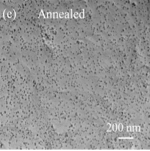
#> input picture sample_images/image-4.png, 150 x 151 px, found by its file name
$ python binarize.py
#> lines starting #> are read from the running program, lines starting #| are printed output that depends on the picture; after the words box and inside, x2 and y2 are one past the last pixel; in counts of white or black regions, pixels touching at a corner belong together
import cv2
import matplotlib.pyplot as plt

from skimage.filters import (
    threshold_otsu, threshold_niblack, threshold_sauvola)

im = cv2.imread('image-4.png')
#> im is the input picture: shape (151, 150, 3); min 47, max 255, mean 148.2
image = cv2.cvtColor(im, cv2.COLOR_BGR2GRAY)
binary_global = image > threshold_otsu(image)
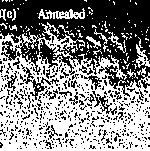
#> binary_global: shape (151, 150) bool; 52.4% white; 475 black regions (451 under 20 px), largest, box (x1, y1, x2, y2) and area: (0, 0, 150, 97) 7853, (20, 64, 59, 100) 254, (92, 91, 117, 115) 158

window_size = 35
thresh_niblack = threshold_niblack(image, window_size=window_size, k=0.8)
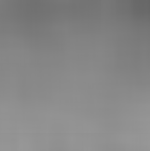
#> thresh_niblack: shape (151, 150) float64; min 102.9, max 151.9, mean 134.4
thresh_sauvola = threshold_sauvola(image, window_size=window_size)

binary_niblack = image > thresh_niblack
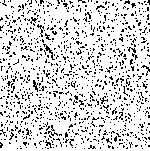
#> binary_niblack: shape (151, 150) bool; 83.8% white; black in thin lines or dots
binary_sauvola = image > thresh_sauvola
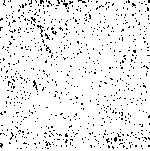
#> binary_sauvola: shape (151, 150) bool; 92.9% white; black in thin lines or dots

plt.figure(figsize=(8, 7))
plt.subplot(2, 2, 1)
plt.imshow(image, cmap=plt.cm.gray)
plt.title('Original')
plt.axis('off')

plt.subplot(2, 2, 2)
plt.title('Otsu Threshold')
plt.imshow(binary_global, cmap=plt.cm.gray)
plt.axis('off')

plt.subplot(2, 2, 3)
plt.imshow(binary_niblack, cmap=plt.cm.gray)
plt.title('Niblack Threshold')
plt.axis('off')

plt.subplot(2, 2, 4)
plt.imshow(binary_sauvola, cmap=plt.cm.gray)
plt.title('Sauvola Threshold')
plt.axis('off')

plt.show()

$ run again, with sample_images/image-2.png copied over sample_images/image-4.png
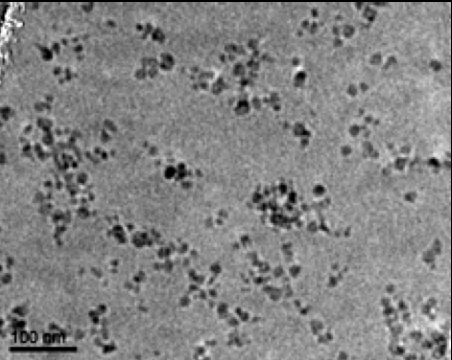
#> input picture sample_images/image-2.png, 452 x 360 px, found by its file name
#> im is the input picture: shape (360, 452, 3); min 0, max 255, mean 130.6
#> `binary_global = image > threshold_otsu(image)`:
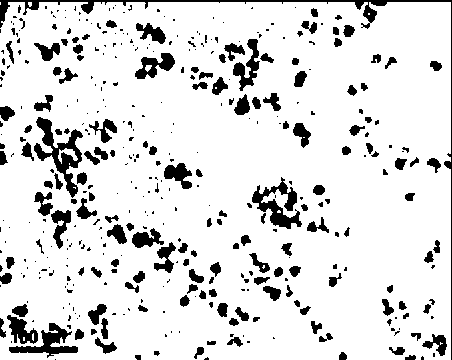
#> binary_global: shape (360, 452) bool; 87.1% white; 417 black regions (259 under 20 px), largest, box (x1, y1, x2, y2) and area: (0, 0, 452, 360) 1983, (34, 117, 83, 198) 1283, (252, 177, 302, 229) 1022
#> binary_niblack: shape (360, 452) bool; 83.6% white; 985 black regions (685 under 20 px), largest, box (x1, y1, x2, y2) and area: (0, 0, 452, 360) 1468, (9, 347, 77, 352) 316, (258, 203, 302, 227) 313
#> `binary_sauvola = image > thresh_sauvola`:
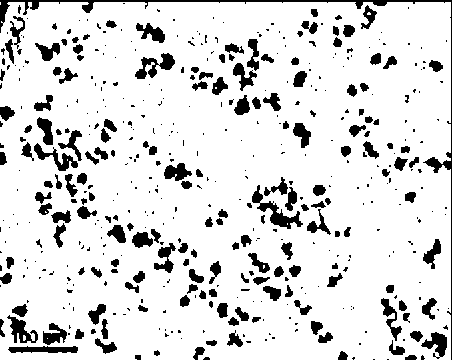
#> binary_sauvola: shape (360, 452) bool; 86.6% white; 497 black regions (316 under 20 px), largest, box (x1, y1, x2, y2) and area: (0, 0, 452, 360) 1937, (252, 185, 303, 229) 585, (135, 53, 175, 79) 454

$ run again, with sample_images/image-3.png copied over sample_images/image-4.png
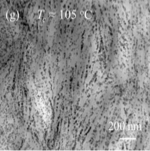
#> input picture sample_images/image-3.png, 150 x 151 px, found by its file name
#> im is the input picture: shape (151, 150, 3); min 6, max 246, mean 140
#> `binary_global = image > threshold_otsu(image)`:
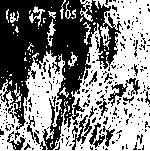
#> binary_global: shape (151, 150) bool; 52.8% white; 283 black regions (262 under 20 px), largest, box (x1, y1, x2, y2) and area: (0, 0, 122, 150) 8279, (108, 78, 140, 107) 250, (72, 115, 92, 150) 199
#> binary_niblack: shape (151, 150) bool; 81.6% white; black in thin lines or dots
#> `binary_sauvola = image > thresh_sauvola`:
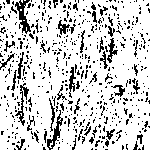
#> binary_sauvola: shape (151, 150) bool; 81.4% white; black in thin lines or dots
